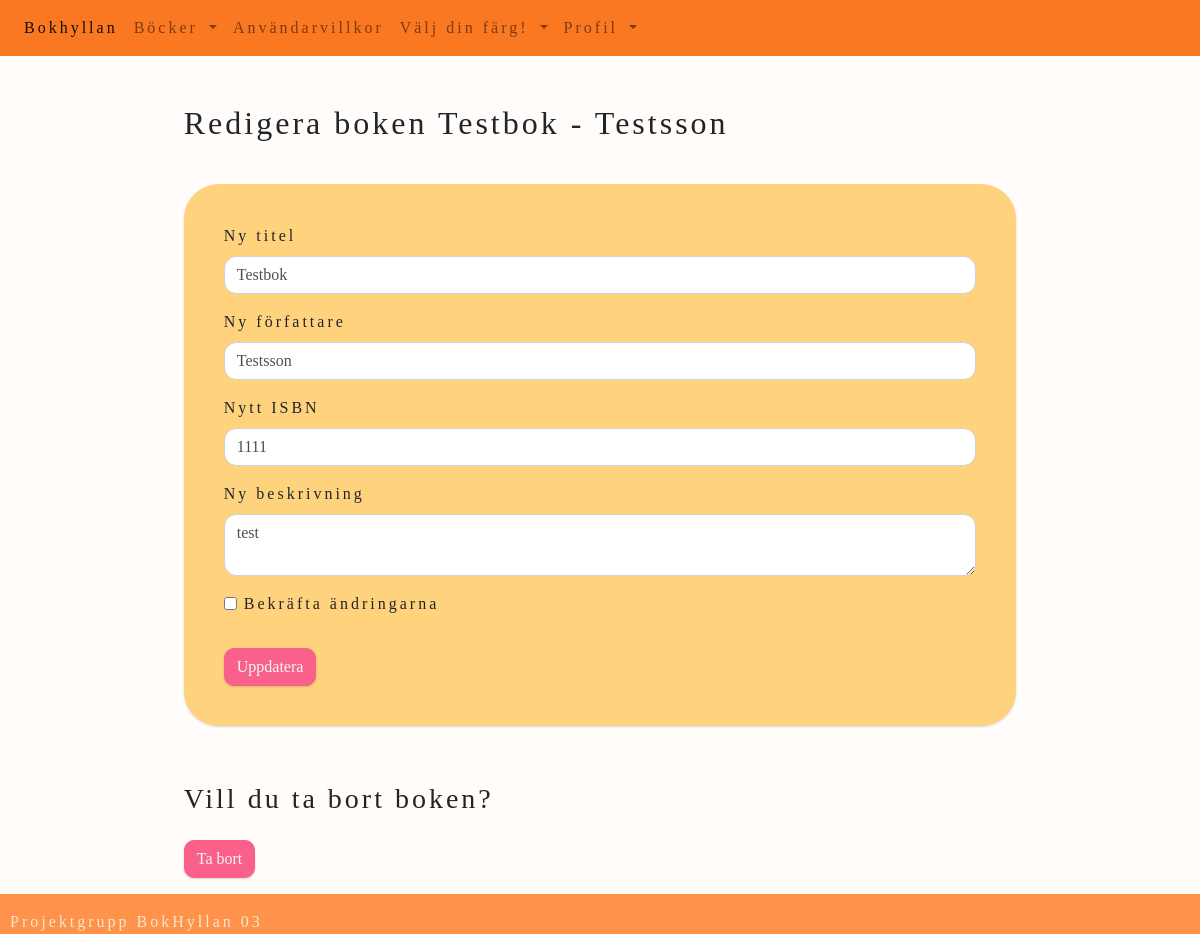
Page /edit-book/14 (signed in) on the earlier database version.
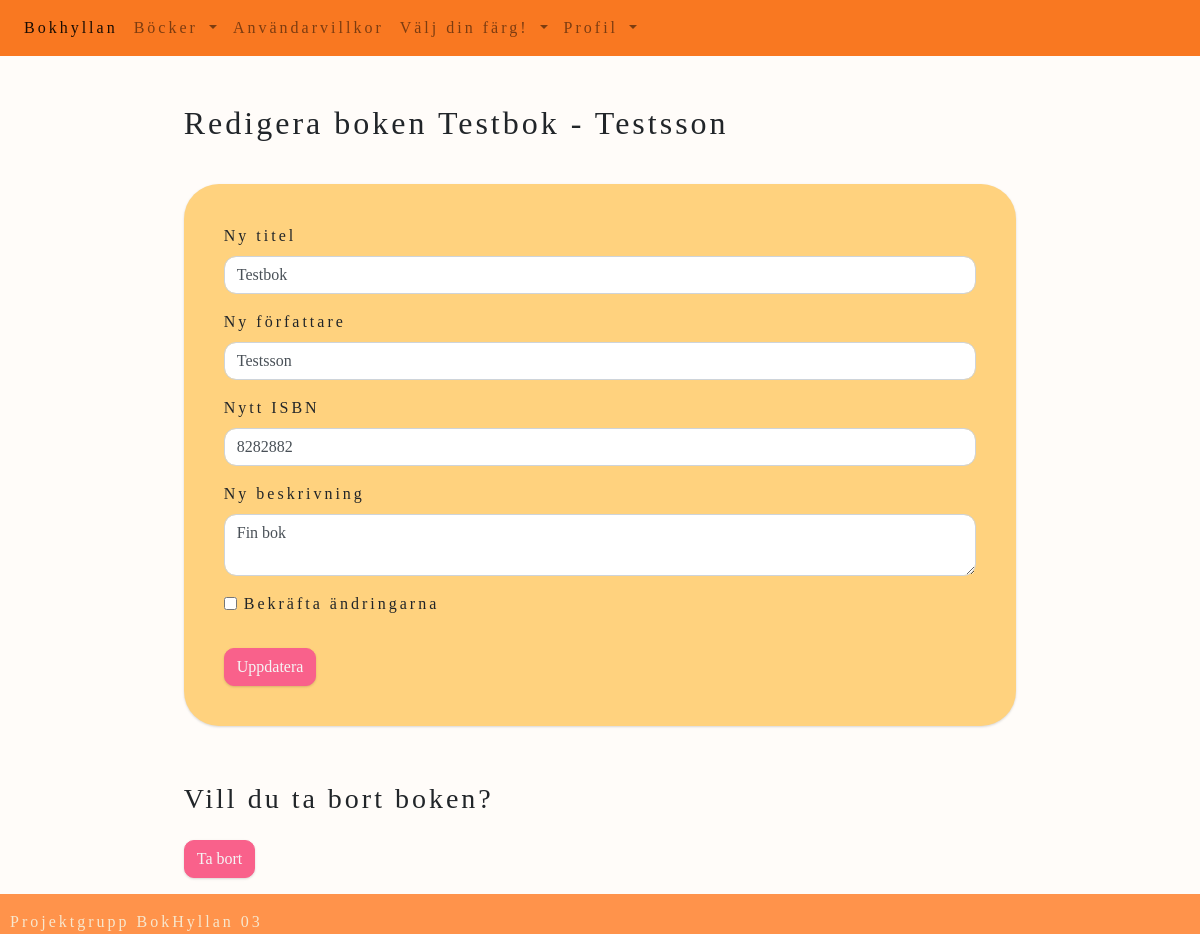
Same page on the later database version.
### website/models.py (models this page shows)
class Book(db.Model):
    id = db.Column(db.Integer, primary_key = True)
    title = db.Column(db.String(150))
    author = db.Column(db.String(150))
    isbn = db.Column(db.String(150))
    review = db.Column(db.String(30000))
    user_id = db.Column(db.Integer, db.ForeignKey('user.id'))
    cover_pic = db.Column(db.String())

### website/views.py (the view, shortened to what this page needs)
@views.route('/edit-book/<int:book_id>', methods=['GET', 'POST'])
@login_required
def edit_book(book_id):
    book = Book.query.get(book_id)
    return render_template("edit_book.html",user = current_user, book = book)

### website/templates/edit_book.html (shortened to what this page needs)
{% extends "base.html" %}
{% block content %}
<div id="edit-book-div">
    <h2>Redigera boken {{book.title}} - {{book.author}}</h2>
    <form id="edit-book-form" method="POST" action="{{ url_for('views.edit_book', book_id=book.id) }}">
        <div class="form-group">
            <label for="new_title">Ny titel</label>
            <input type="text" class="form-control" id="new_title" name="new_title" value="{{ book.title }}">
        </div>
        <div class="form-group">
            <label for="new_author">Ny författare</label>
            <input type="text" class="form-control" id="new_author" name="new_author" value="{{ book.author }}">
        </div>
        <div class="form-group">
            <label for="new_isbn">Nytt ISBN</label>
            <input type="text" class="form-control" id="new_isbn" name="new_isbn" value="{{ book.isbn }}">
        </div>
        <div class="form-group">
            <label for="new_review">Ny beskrivning</label>
            <textarea class="form-control" id="new_review" name="new_review">{{ book.review }}</textarea>
        </div>
        <div class="form-group form-check">
            <input type="checkbox" class="form-check-input" id="Check1" required>
            <label class="form-check-label" for="Check1">Bekräfta ändringarna</label>
        </div>
        <button type="submit" class="btn btn-primary">Uppdatera</button>
    </form>
    <div id="delete-book-div">
        <h3>Vill du ta bort boken?</h3>
        <form method="POST" action="{{ url_for('views.remove_book', book_id=book.id) }}">
            <button type="submit" class="btn btn-primary">Ta bort</button>
        </form>
    </div>
</div>
{% endblock %}

Differences in the rows shown:
changed Book "Testbok": new_isbn "1111" → "8282882"; new_review "test" → "Fin bok"
